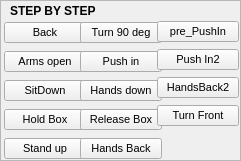
  <widget class="QFrame" name="frame">
   <property name="geometry">
    <rect>
     <x>510</x>
     <y>210</y>
     <width>241</width>
     <height>161</height>
    </rect>
   </property>
   <property name="frameShape">
    <enum>QFrame::StyledPanel</enum>
   </property>
   <property name="frameShadow">
    <enum>QFrame::Raised</enum>
   </property>
   <widget class="QWidget" name="verticalLayoutWidget_2">
    <property name="geometry">
     <rect>
      <x>4</x>
      <y>20</y>
      <width>82</width>
      <height>141</height>
     </rect>
    </property>
    <layout class="QVBoxLayout" name="verticalLayout_2">
     <item>
      <widget class="QPushButton" name="PB_Back">
       <property name="font">
        <font>
         <pointsize>8</pointsize>
        </font>
       </property>
       <property name="text">
        <string>Back</string>
       </property>
      </widget>
     </item>
     <item>
      <widget class="QPushButton" name="PB_ArmsOpen">
       <property name="font">
        <font>
         <pointsize>8</pointsize>
        </font>
       </property>
       <property name="text">
        <string>Arms open</string>
       </property>
      </widget>
     </item>
     <item>
      <widget class="QPushButton" name="PB_Sitdown">
       <property name="font">
        <font>
         <pointsize>8</pointsize>
        </font>
       </property>
       <property name="text">
        <string>SitDown</string>
       </property>
      </widget>
     </item>
     <item>
      <widget class="QPushButton" name="PB_Front">
       <property name="font">
        <font>
         <pointsize>8</pointsize>
        </font>
       </property>
       <property name="text">
        <string>Hold Box</string>
       </property>
      </widget>
     </item>
     <item>
      <widget class="QPushButton" name="PB_Standup">
       <property name="font">
        <font>
         <pointsize>8</pointsize>
        </font>
       </property>
       <property name="text">
        <string>Stand up</string>
       </property>
      </widget>
     </item>
    </layout>
   </widget>
   <widget class="QLabel" name="label_8">
    <property name="geometry">
     <rect>
      <x>10</x>
      <y>3</y>
      <width>91</width>
      <height>16</height>
     </rect>
    </property>
    <property name="font">
     <font>
      <family>Liberation Sans</family>
      <weight>75</weight>
      <bold>true</bold>
     </font>
    </property>
    <property name="text">
     <string>STEP BY STEP</string>
    </property>
   </widget>
   <widget class="QWidget" name="verticalLayoutWidget_3">
    <property name="geometry">
     <rect>
      <x>80</x>
      <y>20</y>
      <width>82</width>
      <height>141</height>
     </rect>
    </property>
    <layout class="QVBoxLayout" name="verticalLayout_4">
     <item>
      <widget class="QPushButton" name="PB_HoldBox">
       <property name="font">
        <font>
         <pointsize>8</pointsize>
        </font>
       </property>
       <property name="text">
        <string>Turn 90 deg</string>
       </property>
      </widget>
     </item>
     <item>
      <widget class="QPushButton" name="PB_PushIn">
       <property name="font">
        <font>
         <pointsize>8</pointsize>
        </font>
       </property>
       <property name="text">
        <string>Push in</string>
       </property>
      </widget>
     </item>
     <item>
      <widget class="QPushButton" name="PB_HandsDown">
       <property name="font">
        <font>
         <pointsize>8</pointsize>
        </font>
       </property>
       <property name="text">
        <string>Hands down</string>
       </property>
      </widget>
     </item>
     <item>
      <widget class="QPushButton" name="RB_ReleaseBox">
       <property name="font">
        <font>
         <pointsize>8</pointsize>
        </font>
       </property>
       <property name="text">
        <string>Release Box</string>
       </property>
      </widget>
     </item>
     <item>
      <widget class="QPushButton" name="pushButton">
       <property name="font">
        <font>
         <pointsize>8</pointsize>
        </font>
       </property>
       <property name="text">
        <string>Hands Back</string>
       </property>
      </widget>
     </item>
    </layout>
   </widget>
   <widget class="QWidget" name="verticalLayoutWidget_8">
    <property name="geometry">
     <rect>
      <x>157</x>
      <y>20</y>
      <width>82</width>
      <height>111</height>
     </rect>
    </property>
    <layout class="QVBoxLayout" name="verticalLayout_8">
     <item>
      <widget class="QPushButton" name="PB_prePushIn2">
       <property name="font">
        <font>
         <pointsize>8</pointsize>
        </font>
       </property>
       <property name="text">
        <string>pre_PushIn</string>
       </property>
      </widget>
     </item>
     <item>
      <widget class="QPushButton" name="PB_PushIn2">
       <property name="font">
        <font>
         <pointsize>8</pointsize>
        </font>
       </property>
       <property name="text">
        <string>Push In2</string>
       </property>
      </widget>
     </item>
     <item>
      <widget class="QPushButton" name="PB_HandsBack2">
       <property name="font">
        <font>
         <pointsize>8</pointsize>
        </font>
       </property>
       <property name="text">
        <string>HandsBack2</string>
       </property>
      </widget>
     </item>
     <item>
      <widget class="QPushButton" name="RB_TrunToFront">
       <property name="font">
        <font>
         <pointsize>8</pointsize>
        </font>
       </property>
       <property name="text">
        <string>Turn Front</string>
       </property>
      </widget>
     </item>
    </layout>
   </widget>
  </widget>
